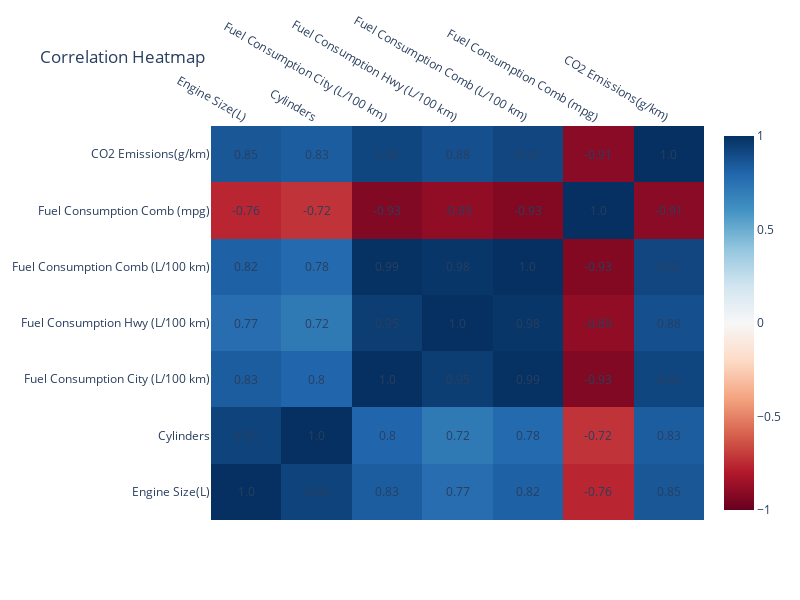

Here is the notebook cell this chart was saved with:
### Code cell
import plotly.graph_objects as go

# Calculate the correlation matrix
correlation_matrix = df.corr()

# Define the annotations for the heatmap
annotations = []
for i, row in enumerate(correlation_matrix.values):
    for j, value in enumerate(row):
        annotations.append(
            dict(
                x=j,
                y=i,
                text=str(round(value, 2)),
                showarrow=False,
            )
        )

# Create the heatmap figure
fig = go.Figure(
    data=go.Heatmap(
        z=correlation_matrix.values,
        x=correlation_matrix.columns,
        y=correlation_matrix.columns,
        colorscale='RdBu',
        zmin=-1,
        zmax=1,
        text=correlation_matrix.values,
        hoverinfo='text',
    )
)

# Add annotations to the heatmap
fig.update_layout(
    annotations=annotations,
    xaxis=dict(ticks='', side='top'),
    yaxis=dict(ticks=''),
)

# Set the title and dimensions
fig.update_layout(
    title='Correlation Heatmap',
    width=800,
    height=600,
)

# Show the Plotly figure
fig.show()

### Figure 1 — Plotly figure (JSON) as saved in the notebook; plotly's stock layout.template omitted (floating-point values rounded to 4 significant figures)
{"data": [{"colorscale": [[0, "rgb(103,0,31)"], [0.1, "rgb(178,24,43)"], [0.2, "rgb(214,96,77)"], [0.3, "rgb(244,165,130)"], [0.4, "rgb(253,219,199)"], [0.5, "rgb(247,247,247)"], [0.6, "rgb(209,229,240)"], [0.7, "rgb(146,197,222)"], [0.8, "rgb(67,147,195)"], [0.9, "rgb(33,102,172)"], [1, "rgb(5,48,97)"]], "hoverinfo": "text", "text": [[1, 0.9288, 0.8342, 0.7668, 0.8201, -0.763, 0.8548], [0.9288, 1, 0.8013, 0.7176, 0.7811, -0.7237, 0.8347], [0.8342, 0.8013, 1, 0.9508, 0.9941, -0.9276, 0.9188], [0.7668, 0.7176, 0.9508, 1, 0.9786, -0.8919, 0.8834], [0.8201, 0.7811, 0.9941, 0.9786, 1, -0.9258, 0.9168], [-0.763, -0.7237, -0.9276, -0.8919, -0.9258, 1, -0.9068], [0.8548, 0.8347, 0.9188, 0.8834, 0.9168, -0.9068, 1]], "type": "heatmap", "x": ["Engine Size(L)", "Cylinders", "Fuel Consumption City (L/100 km)", "Fuel Consumption Hwy (L/100 km)", "Fuel Consumption Comb (L/100 km)", "Fuel Consumption Comb (mpg)", "CO2 Emissions(g/km)"], "y": ["Engine Size(L)", "Cylinders", "Fuel Consumption City (L/100 km)", "Fuel Consumption Hwy (L/100 km)", "Fuel Consumption Comb (L/100 km)", "Fuel Consumption Comb (mpg)", "CO2 Emissions(g/km)"], "z": [[1, 0.9288, 0.8342, 0.7668, 0.8201, -0.763, 0.8548], [0.9288, 1, 0.8013, 0.7176, 0.7811, -0.7237, 0.8347], [0.8342, 0.8013, 1, 0.9508, 0.9941, -0.9276, 0.9188], [0.7668, 0.7176, 0.9508, 1, 0.9786, -0.8919, 0.8834], [0.8201, 0.7811, 0.9941, 0.9786, 1, -0.9258, 0.9168], [-0.763, -0.7237, -0.9276, -0.8919, -0.9258, 1, -0.9068], [0.8548, 0.8347, 0.9188, 0.8834, 0.9168, -0.9068, 1]], "zmax": 1, "zmin": -1}], "layout": {"annotations": [{"showarrow": false, "text": "1.0", "x": 0, "y": 0}, {"showarrow": false, "text": "0.93", "x": 1, "y": 0}, {"showarrow": false, "text": "0.83", "x": 2, "y": 0}, {"showarrow": false, "text": "0.77", "x": 3, "y": 0}, {"showarrow": false, "text": "0.82", "x": 4, "y": 0}, {"showarrow": false, "text": "-0.76", "x": 5, "y": 0}, {"showarrow": false, "text": "0.85", "x": 6, "y": 0}, {"showarrow": false, "text": "0.93", "x": 0, "y": 1}, {"showarrow": false, "text": "1.0", "x": 1, "y": 1}, {"showarrow": false, "text": "0.8", "x": 2, "y": 1}, {"showarrow": false, "text": "0.72", "x": 3, "y": 1}, {"showarrow": false, "text": "0.78", "x": 4, "y": 1}, {"showarrow": false, "text": "-0.72", "x": 5, "y": 1}, {"showarrow": false, "text": "0.83", "x": 6, "y": 1}, {"showarrow": false, "text": "0.83", "x": 0, "y": 2}, {"showarrow": false, "text": "0.8", "x": 1, "y": 2}, {"showarrow": false, "text": "1.0", "x": 2, "y": 2}, {"showarrow": false, "text": "0.95", "x": 3, "y": 2}, {"showarrow": false, "text": "0.99", "x": 4, "y": 2}, {"showarrow": false, "text": "-0.93", "x": 5, "y": 2}, {"showarrow": false, "text": "0.92", "x": 6, "y": 2}, {"showarrow": false, "text": "0.77", "x": 0, "y": 3}, {"showarrow": false, "text": "0.72", "x": 1, "y": 3}, {"showarrow": false, "text": "0.95", "x": 2, "y": 3}, {"showarrow": false, "text": "1.0", "x": 3, "y": 3}, {"showarrow": false, "text": "0.98", "x": 4, "y": 3}, {"showarrow": false, "text": "-0.89", "x": 5, "y": 3}, {"showarrow": false, "text": "0.88", "x": 6, "y": 3}, {"showarrow": false, "text": "0.82", "x": 0, "y": 4}, {"showarrow": false, "text": "0.78", "x": 1, "y": 4}, {"showarrow": false, "text": "0.99", "x": 2, "y": 4}, {"showarrow": false, "text": "0.98", "x": 3, "y": 4}, {"showarrow": false, "text": "1.0", "x": 4, "y": 4}, {"showarrow": false, "text": "-0.93", "x": 5, "y": 4}, {"showarrow": false, "text": "0.92", "x": 6, "y": 4}, {"showarrow": false, "text": "-0.76", "x": 0, "y": 5}, {"showarrow": false, "text": "-0.72", "x": 1, "y": 5}, {"showarrow": false, "text": "-0.93", "x": 2, "y": 5}, {"showarrow": false, "text": "-0.89", "x": 3, "y": 5}, {"showarrow": false, "text": "-0.93", "x": 4, "y": 5}, {"showarrow": false, "text": "1.0", "x": 5, "y": 5}, {"showarrow": false, "text": "-0.91", "x": 6, "y": 5}, {"showarrow": false, "text": "0.85", "x": 0, "y": 6}, {"showarrow": false, "text": "0.83", "x": 1, "y": 6}, {"showarrow": false, "text": "0.92", "x": 2, "y": 6}, {"showarrow": false, "text": "0.88", "x": 3, "y": 6}, {"showarrow": false, "text": "0.92", "x": 4, "y": 6}, {"showarrow": false, "text": "-0.91", "x": 5, "y": 6}, {"showarrow": false, "text": "1.0", "x": 6, "y": 6}], "height": 600, "title": {"text": "Correlation Heatmap"}, "width": 800, "xaxis": {"side": "top", "ticks": ""}, "yaxis": {"ticks": ""}}}
